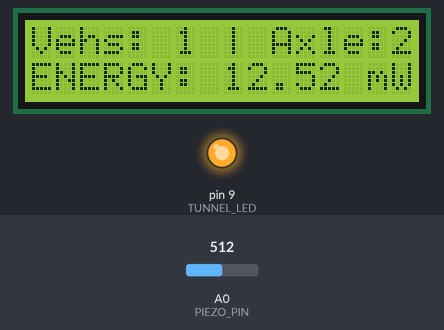
Bench run of a sketch on a simulated Arduino Uno, built with avr-gcc and run on an emulated ATmega328P. On the bench: 16×2 character LCD, output pins drawn as LEDs (lit = HIGH). The test bench sets the inputs (shaded band); at power-on: A0 (PIEZO_PIN) = 512.

Above: at 1.2 s.
1.3 s: A0 (PIEZO_PIN) set to 716
At 1.84 s:
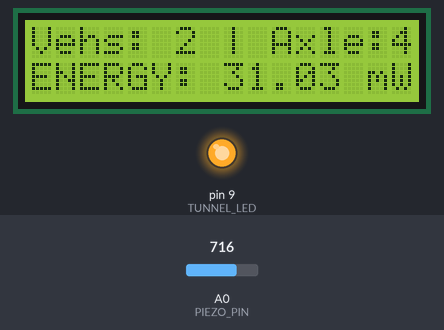
3.5 s: A0 (PIEZO_PIN) set to 900
At 3.84 s:
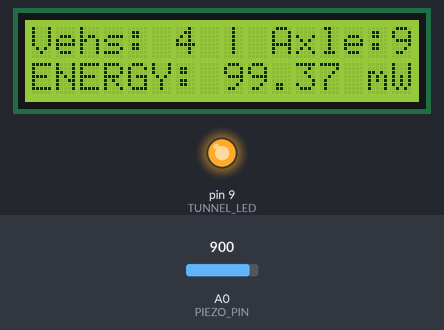
5.5 s: A0 (PIEZO_PIN) set to 1023
At 5.85 s:
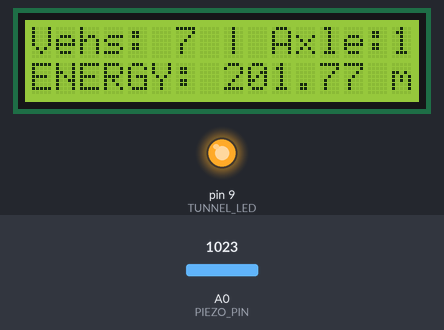
Timing chart, 0 to 8.5 s (numbered marks = the images above; inputs shaded):
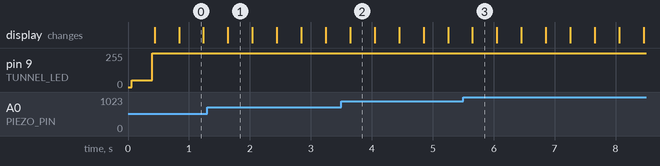

Measured:
- what the display in image 0 shows lasts 0.4 s, from 0.8 s to 1.2 s

The sketch:

PIEZOELECTRIC.ino
```cpp
/*
  ===========================================================================
  SMART GREEN TUNNEL ECOSYSTEM
  Piezoelectric energy harvesting + automated tunnel lighting
  ===========================================================================
  Board   : Arduino UNO (ATmega328P)
  Author  : M Sabith Ismail (4DM25AI035)
  Course  : 1BPRJ258 - Interdisciplinary Project Work, Sem 2, AI&ML
            Yenepoya Institute of Technology, Moodbidri (VTU, 2025-26)

  IMPORTANT NOTE ON THIS FILE:
  The project report only contains a screenshot of the Arduino IDE showing
  lines 92-123 of the original sketch (Fig 5.3). Those lines - the eco-mode
  decay block and the updateLedgerDisplay() function - are reproduced here
  exactly as shown, comments included. The rest of this file (pin setup,
  constants, and the main loop's strike-detection/debounce logic) has been
  reconstructed to match every parameter explicitly stated elsewhere in the
  report: NOISE_THRESHOLD = 100, a 400ms debounce lockout, analog input on
  A0, PWM output on pin 9, I2C LCD on A4/A5, two axle hits = one vehicle
  pass, and P = V^2 / R with R = 1kohm (this value isn't stated directly,
  but it's what makes every row of Table 6.1 work out exactly).

  If you still have the original .ino on the machine you used for the
  Arduino IDE screenshot (look for a folder named "sketch_apr6a" in your
  Arduino sketchbook directory), use that as the source of truth and treat
  this file as a clean, documented reference copy instead.
  ===========================================================================
*/

#include <Wire.h>
#include <LiquidCrystal_I2C.h>

// ---------------------------------------------------------------------
// PIN DEFINITIONS
// ---------------------------------------------------------------------
const int PIEZO_PIN  = A0;  // Conditioned DC output from the rectifier/cap/Zener stage
const int TUNNEL_LED = 9;   // PWM output to the tunnel LED array
// LCD runs on the hardware I2C bus: SDA -> A4, SCL -> A5

// ---------------------------------------------------------------------
// TUNING CONSTANTS (values as documented in the report, Ch. 4-5)
// ---------------------------------------------------------------------
const int NOISE_THRESHOLD        = 100;    // ADC counts; ignores ambient road vibration
const unsigned long DEBOUNCE_TIME = 400;   // ms; lockout to avoid double-counting one tire hit
const int ECO_BRIGHTNESS         = 51;     // ~20% of 255
const int FULL_BRIGHTNESS        = 255;    // 100%
const float LOAD_RESISTANCE_OHMS = 1000.0; // R in P = V^2 / R (matches every row of Table 6.1)
const float ADC_TO_VOLTS         = 5.0 / 1023.0;

// ---------------------------------------------------------------------
// LCD (16x2, I2C backpack - default address 0x27, change if yours differs)
// ---------------------------------------------------------------------
LiquidCrystal_I2C lcd(0x27, 16, 2);

// ---------------------------------------------------------------------
// STATE VARIABLES
// ---------------------------------------------------------------------
unsigned long lastStrikeTime    = 0;
unsigned long currentTime       = 0;
unsigned int  totalAxles        = 0;
unsigned int  estimatedVehicles = 0;
float accumulatedEnergy         = 0.0; // running ledger total, in mW

void setup() {
  Serial.begin(9600);
  pinMode(TUNNEL_LED, OUTPUT);

  lcd.init();
  lcd.backlight();

  analogWrite(TUNNEL_LED, ECO_BRIGHTNESS); // Start in 20% Eco Mode
  updateLedgerDisplay();
}

void loop() {
  currentTime = millis();
  int rawReading = analogRead(PIEZO_PIN);

  // Only treat this as a real axle strike if it clears the noise floor
  // AND the debounce lockout window has elapsed since the last strike.
  if (rawReading > NOISE_THRESHOLD && (currentTime - lastStrikeTime) > DEBOUNCE_TIME) {

    totalAxles++;

    // Two axle hits = one completed vehicle pass
    if (totalAxles % 2 == 0) {
      estimatedVehicles++;
    }

    // Instantaneous power from the filtered DC reading: P = V^2 / R
    float voltage = rawReading * ADC_TO_VOLTS;
    float instantPowerMilliWatts = (voltage * voltage / LOAD_RESISTANCE_OHMS) * 1000.0;
    accumulatedEnergy += instantPowerMilliWatts;

    // Jump tunnel lighting straight to full brightness on detection
    analogWrite(TUNNEL_LED, FULL_BRIGHTNESS);

    updateLedgerDisplay();

    lastStrikeTime = currentTime;
  }

  // ---- Verbatim from Fig 5.3 (lines 92-99 in the report screenshot) ----
  // LOGIC BLOCK: Drop system lights smoothly back to 20% energy baseline when vehicle moves away
  // If no wheel compression hits are logged for longer than 3.5 seconds, clear illumination levels
  if (currentTime - lastStrikeTime > 3500) {
    analogWrite(TUNNEL_LED, 51); // Smooth transition back to Eco Mode
  }
  // ------------------------------------------------------------------
}

// ============================
// SUBSYSTEM SUPPORT FUNCTIONS
// ============================
// ---- Verbatim from Fig 5.3 (lines 107-123 in the report screenshot) ----

void updateLedgerDisplay() {
  // Clear layout segments efficiently
  lcd.clear();

  // Row 0 Layout: Print vehicle tracking counts
  lcd.setCursor(0, 0);
  lcd.print("Vehs: ");
  lcd.print(estimatedVehicles);
  lcd.print(" | Axle:");
  lcd.print(totalAxles);

  // Row 1 Layout: Print real-time energy values
  lcd.setCursor(0, 1);
  lcd.print("ENERGY: ");
  lcd.print(accumulatedEnergy, 2); // Print value to two decimal places
  lcd.print(" mW");
}
```
